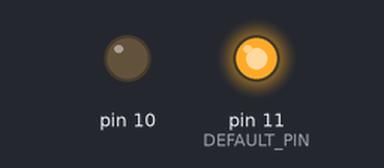
The program below on a simulated Arduino Uno, built with avr-gcc and run on an emulated ATmega328P. Parts: output pins drawn as LEDs (lit = HIGH).

Above: at 0.05 s.
At 3.95 s:
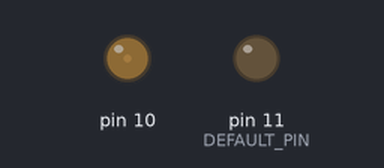
Timing chart, 0 to 9.2 s (numbered marks = the images above):
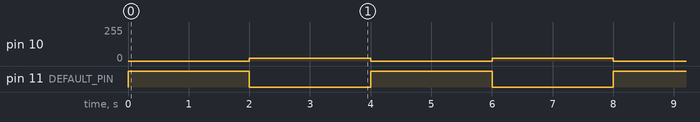

The program:

main.cpp
```cpp
#include <Arduino.h>
#include "led.h"

#define SIMULATION_TIME 4000 // 4 seconds

Led brightLed = Led();
Led dimLed = Led(10, 20);

void setup()
{
  brightLed.init();
  dimLed.init();
}

void loop()
{
  const unsigned long elapsedTime = millis();

  // Turns on the bright LED and turns off the dim LED after 2 seconds.
  if ((elapsedTime % SIMULATION_TIME) < SIMULATION_TIME / 2 && brightLed.getState() == LedState::READY)
  {
    brightLed.turnOn();
    dimLed.turnOff();
  }
  // Turns off the bright LED and turns on the dim LED after 4 seconds and restarts the cycle.
  else if ((elapsedTime % SIMULATION_TIME) > SIMULATION_TIME / 2 && dimLed.getState() == LedState::READY)
  {
    brightLed.turnOff();
    dimLed.turnOn();
  }

  brightLed.display();
  dimLed.display();
}
```

led.h
```cpp
#ifndef LED_H
#define LED_H

#include <Arduino.h>

#define DEFAULT_PIN 11
#define DEFAULT_BRIGHTNESS 255

/**
 * The operational state of an LED. All LEDs start UNINITIALIZED.
 * From UNINITIALIZED, it can transition to READY.
 * From READY, it can transition RUNNING.
 * From RUNNING, it can transition to READY.
 */
enum class LedState
{
    UNINITIALIZED,
    READY,
    RUNNING
};

/**
 * An LED component with the ability to set its brightness using PWM (Pulse Width Modulation).
 */
class Led
{
private:
    byte _pin;
    LedState _state;
    byte _brightness;

public:
    Led(byte pin = DEFAULT_PIN, byte brightness = DEFAULT_BRIGHTNESS);
    ~Led();

    /* Getters */

    const byte getPin();
    const LedState getState();
    const byte getBrightness();

    /* Setters */

    void setState(LedState state);
    void setBrightness(byte _brightness);

    /* Other methods */

    void init();
    void turnOn();
    void turnOff();
    const void display();
};

#endif
```

led.cpp
```cpp
#include "led.h"

Led::Led(byte pin, byte brightness)
    : _pin(pin),
      _state(LedState::UNINITIALIZED),
      _brightness(brightness) {}

Led::~Led()
{
    const LedState state = getState();
    const byte pin = getPin();

    if (state == LedState::UNINITIALIZED)
        return;

    // Sets the LED output to 0.
    analogWrite(pin, 0);
}

const byte Led::getPin()
{
    return _pin;
}

const LedState Led::getState()
{
    return _state;
}

const byte Led::getBrightness()
{
    return _brightness;
}

void Led::setState(LedState state)
{
    _state = state;
}

void Led::setBrightness(byte brightness)
{
    _brightness = brightness;
}

void Led::init()
{
    const byte pin = getPin();

    // Configures the pin to use PWM and set the LED output to 0.
    pinMode(pin, OUTPUT);
    analogWrite(pin, 0);

    setState(LedState::READY);
}

void Led::turnOn()
{
    const LedState state = getState();

    if (state == LedState::UNINITIALIZED)
        return;

    setState(LedState::RUNNING);
}

void Led::turnOff()
{
    const LedState state = getState();

    if (state == LedState::UNINITIALIZED)
        return;

    setState(LedState::READY);
}

const void Led::display()
{
    const LedState state = getState();
    const byte pin = getPin();
    const byte brightness = getBrightness();

    // Sets the LED output to `brightness` if RUNNING, or to 0 if READY. No-ops otherwise.
    switch (state)
    {
    case LedState::READY:
        analogWrite(pin, 0);
        break;
    case LedState::RUNNING:
        analogWrite(pin, brightness);
        break;
    case LedState::UNINITIALIZED:
    default:
        break;
    }
}
```

Measured:
- by itself, pin 10: alternates 20/255 for 2.0 s and 0/255 for 2.0 s
- by itself, pin 11 (DEFAULT_PIN): alternates HIGH for 2.0 s and LOW for 2.0 s
